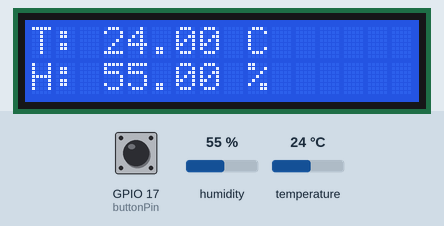
A sketch run on a simulated ESP32. Parts: 16×2 character LCD. The inputs (shaded band) are chosen by the test bench; at power-on: GPIO 17 (buttonPin) HIGH, temperature 24 °C, humidity 55 %. WiFi joins after 1.5 s; servers stay silent unless stated; network time is answered at once with the bench clock; the local clock reads 2024-03-15 10:24:30 at power-on unless the sketch sets it; storage starts empty; what the sketch prints to the serial monitor is not drawn.

Above: at 3.3 s.
3.4 s: GPIO 17 (buttonPin) pulled LOW for 0.25 s
At 4.8 s:
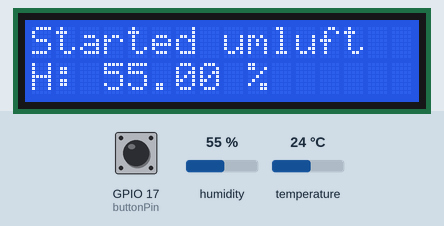
6.6 s: temperature set to 10.4 °C
At 7.1 s:
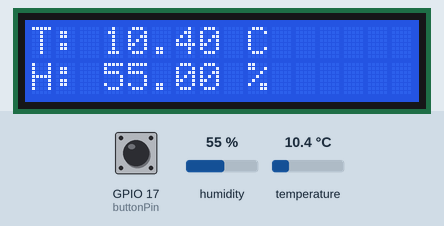
8.1 s: temperature set to 9.1 °C
At 9.4 s:
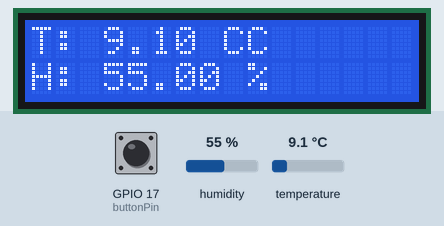
9.7 s: GPIO 17 (buttonPin) pulled LOW for 1 s
At 11.7 s:
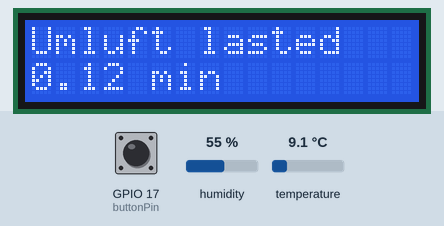
13.7 s: humidity set to 22 %
At 15.0 s:
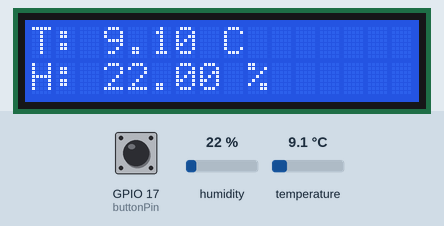
15.3 s: humidity set to 40 %
At 16.2 s:
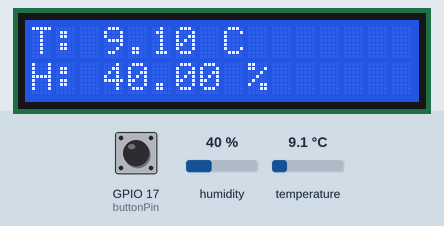
Timing chart, 0 to 17.9 s (numbered marks = the images above; inputs shaded):
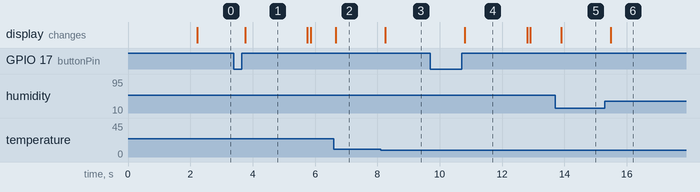

Measured:
- the behaviour switches between 10 and 9.9 °C on temperature (found by bisection; images 2 and 3)
- after the input at 3.4 s, the display: changes after 0.36 s (image 1)
- after the input at 6.6 s, the display: changes after 0.06 s (image 2)
- after the input at 8.1 s, the display: changes after 0.16 s (image 3)
- after the input at 9.7 s, the display: changes after 1.1 s (image 4)
- after the input at 13.7 s, the display: changes after 0.20 s (image 5)
- after the input at 15.3 s, the display: changes after 0.19 s (image 6)

The sketch:

Termometro.ino
```cpp
#include <Wire.h>
#include <Adafruit_SHT4x.h>
#include <LiquidCrystal_I2C.h>
#include <SD.h>
#include <SPI.h>
#include <WiFi.h>
#include <WiFiUdp.h>
#include <NTPClient.h>
#include <TimeLib.h>
#include <HTTPClient.h>

// Sensor and Display Instances
Adafruit_SHT4x sht40 = Adafruit_SHT4x();
LiquidCrystal_I2C lcd(0x27, 16, 2);
SPIClass mySPI(VSPI);

// Timing and Logging Variables
unsigned long previousMillis = 0;
const float logs_per_min = 1;
const long interval = 60000 / logs_per_min;
int counter = 1;

// WiFi and NTP Client
const char* ntpServer = "pool.ntp.org";
const long utcOffsetInSeconds = 3600;
WiFiUDP udp;
NTPClient timeClient(udp, ntpServer, utcOffsetInSeconds);

// File Handling
File dataFile;
String fileName;

// Button Variables
const int buttonPin = 17;
bool umluftActive = false;
unsigned long umluftStartTime = 0;
int lastState = HIGH;
int currentState ;
String umluft_str = "";

String getCurrentTimestamp() {
  // return String(year()) + String(month()) + String(day()) + " " + String(hour()) + String(minute()) + String(second());
  String yearStr   = String(year());
  String monthStr  = (month()  < 10) ? "0" + String(month())  : String(month());
  String dayStr    = (day()    < 10) ? "0" + String(day())    : String(day());
  String hourStr   = (hour()   < 10) ? "0" + String(hour())   : String(hour());
  String minuteStr = (minute() < 10) ? "0" + String(minute()) : String(minute());
  String secondStr = (second() < 10) ? "0" + String(second()) : String(second());

  return yearStr + "/" + monthStr + "/" + dayStr + " " + hourStr + ":" + minuteStr + ":" + secondStr;
}

void myLCDprint(String text, int line) {
  lcd.setCursor(0, line); //coluna 0, linha "line"
  lcd.print("                ");
  lcd.setCursor(0, line);
  lcd.print(text);
}

void initializeSensor() {
  if (!sht40.begin()) {
    Serial.println("Couldn't find SHT40 sensor!");
    while (1) delay(10);
  }
  sht40.setPrecision(SHT4X_HIGH_PRECISION);
}

void initializeSDCard() {
  mySPI.begin(18, 19, 23, 5);
  if (!SD.begin(5, mySPI)) {
    lcd.clear();
    lcd.setCursor(0, 0);
    lcd.print("SD Card Error");
    Serial.println("SD card initialization failed!");
    while (1);
  }
}

void initializeWiFi() {
  WiFi.begin("RageCage", "edelstoff");
  while (WiFi.status() != WL_CONNECTED) {
    delay(1000);
    Serial.print(".");
  }
  Serial.println("Connected to WiFi!");
}

void initializeNTPClient() {
  timeClient.begin();
  while (!timeClient.update()) {
    timeClient.forceUpdate();
  }
  setTime(timeClient.getEpochTime());
}

void createLogFile() {
  fileName = getCurrentTimestamp();
  fileName.replace(' ', '_');
  fileName.replace('/', '_');
  fileName.replace(':', '_');
  fileName = "/data_from_" + fileName + ".txt";
  dataFile = SD.open(fileName.c_str(), FILE_WRITE);
  if (dataFile) {
    dataFile.println(";temp;RelHum;umluftStr"); // File header
    dataFile.close();
    Serial.print("New file created: ");
    Serial.println(fileName);
  } else {
    Serial.println("Error opening new data file");
  }
}

void updateNTPTime() {
  timeClient.update();
  setTime(timeClient.getEpochTime());
}

void checkButton() {
  currentState = digitalRead(buttonPin);
  umluft_str = "";
  if (umluftActive) {
    umluft_str = "umlufting";
  }
  if(lastState == LOW && currentState == HIGH) {
    if (!umluftActive) {
      umluftStartTime = millis();
      umluft_str = "Started umluft";
      myLCDprint(umluft_str, 0);
    } else {
      umluft_str = "umluft lasted " + String((millis() - umluftStartTime) / 60000.0) + " min";
      myLCDprint("Umluft lasted", 0);
      myLCDprint((String((millis() - umluftStartTime) / 60000.0) + " min"), 1);
    }
    umluftActive = !umluftActive;
    delay(2000); // To read LCD info
    lcd.clear();
  }
  lastState = currentState; // Save last button state
}

void logSensorData() {
  sensors_event_t humEvent, tempEvent;
  sht40.getEvent(&humEvent, &tempEvent);

  // Raw numeric values (use DOT for JSON)
  float temperature = tempEvent.temperature;
  float humidity    = humEvent.relative_humidity;

  // --- Write CSV to SD with localized comma ---
  String tempCsv = String(temperature, 2);
  String humCsv  = String(humidity, 2);
  tempCsv.replace('.', ',');
  humCsv.replace('.', ',');
  String logData = getCurrentTimestamp() + ";" + tempCsv + ";" + humCsv + ";" + umluft_str;

  File f = SD.open(fileName.c_str(), FILE_APPEND);
  if (f) { f.println(logData); f.close(); }

  // --- Build VALID JSON (numbers with dot; strings quoted & escaped) ---
  String umluftEsc = umluft_str;          // make a copy to escape quotes/backslashes if needed
  umluftEsc.replace("\\", "\\\\");
  umluftEsc.replace("\"", "\\\"");
  String payload = String("{\"temp\":") + String(temperature, 2) +
                   ",\"hum\":" + String(humidity, 2) +
                   ",\"umluft\":\"" + umluftEsc + "\"," +
                   "\"device\":\"esp32-dev\"}";

  // --- POST to GAS ---
  HTTPClient http;
  http.setFollowRedirects(HTTPC_STRICT_FOLLOW_REDIRECTS);    // follow 302 -> googleusercontent
  http.setTimeout(15000);                                    // robust against slow TLS handshakes
  http.begin("https://script.google.com/macros/s/AKfycbwAv9NI1TeACC83YM9mMPCGmyKamKy-3tMEYmlFpHmmGAvGKPJu0KbDd_bMGTWNRfeA3A/exec");
  http.addHeader("Content-Type", "application/json");
  // Optional: http.addHeader("Accept", "application/json");

  int code = http.POST(payload);
  Serial.printf("HTTP %d\n", code);
  Serial.println(http.getString());
  http.end();
}

void displayDataOnLCD() {
  sensors_event_t humEvent, tempEvent;
  sht40.getEvent(&humEvent, &tempEvent);
  float temperature = tempEvent.temperature;
  float humidity = humEvent.relative_humidity;

  lcd.setCursor(0, 0);
  lcd.print("T: ");
  lcd.print(temperature, 2);
  lcd.print(" C");

  lcd.setCursor(0, 1);
  lcd.print("H: ");
  lcd.print(humidity, 2);
  lcd.print(" %");
}

void setup() {
  Serial.begin(115200);
  pinMode(buttonPin, INPUT_PULLUP); // Initialize button pin
  initializeSensor();
  lcd.begin(16, 2);
  lcd.backlight();
  initializeSDCard();
  initializeWiFi();
  initializeNTPClient();
  createLogFile();
}

void loop() {
  updateNTPTime();
  checkButton();
  displayDataOnLCD();
  if (millis() > previousMillis + interval) {
    logSensorData();
    previousMillis = millis();
  }
  delay(100);
  counter++;
}
```
